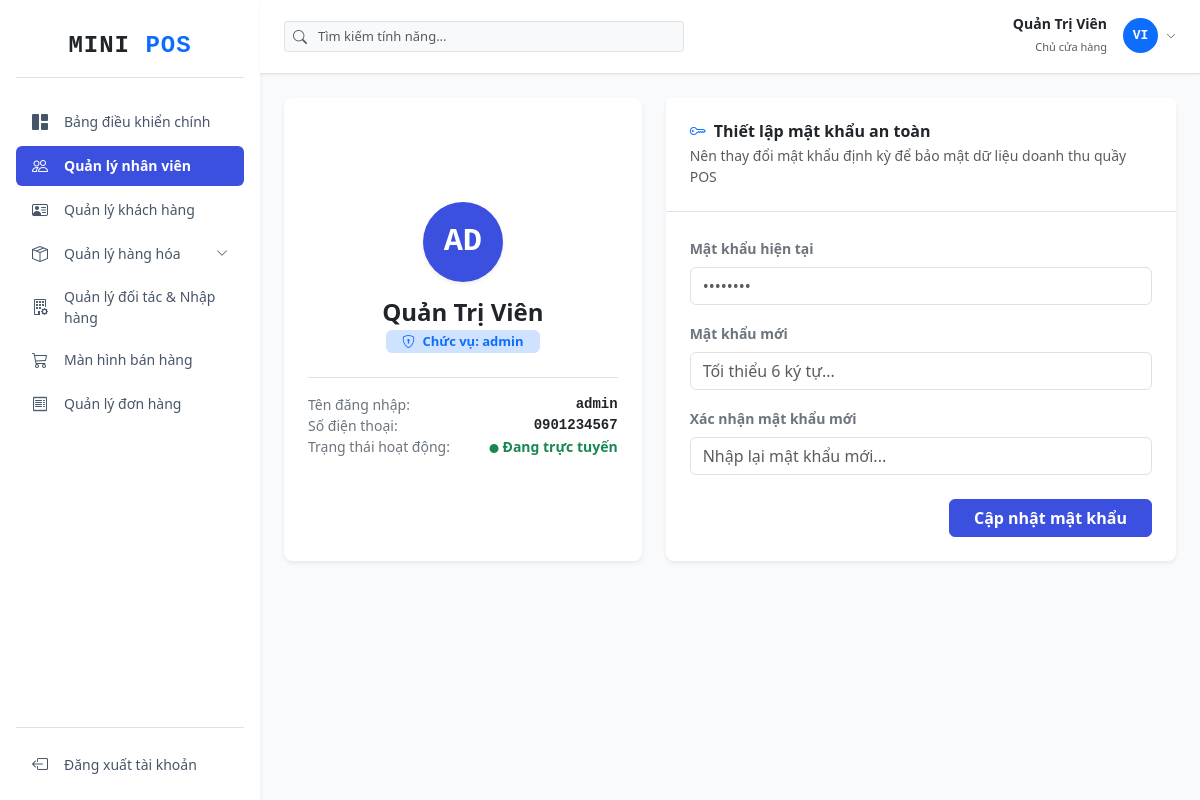
/user/profile (signed in), run on the app's committed database.
### tables this page shows
CREATE TABLE `users` (
  `id` int NOT NULL AUTO_INCREMENT,
  `user_code` varchar(20) NOT NULL,
  `username` varchar(50) NOT NULL,
  `password` varchar(255) NOT NULL,
  `full_name` varchar(100) NOT NULL,
  `email` varchar(100) NOT NULL,
  `phone` varchar(15) DEFAULT NULL,
  `avatar` varchar(255) DEFAULT NULL,
  `gender` enum('male','female','other') DEFAULT 'other',
  `date_of_birth` date DEFAULT NULL,
  `address` text,
  `role_id` int DEFAULT NULL,
  `status` tinyint NOT NULL DEFAULT '1',
  `note` text,
  `created_at` timestamp NULL DEFAULT CURRENT_TIMESTAMP,
  `updated_at` timestamp NULL DEFAULT CURRENT_TIMESTAMP ON UPDATE CURRENT_TIMESTAMP,
  PRIMARY KEY (`id`),
  UNIQUE KEY `user_code` (`user_code`),
  UNIQUE KEY `username` (`username`),
  UNIQUE KEY `email` (`email`),
  KEY `fk_users_roles` (`role_id`),
  CONSTRAINT `fk_users_roles` FOREIGN KEY (`role_id`) REFERENCES `roles` (`id`) ON DELETE RESTRICT ON UPDATE CASCADE
);

CREATE TABLE `roles` (
  `id` int NOT NULL AUTO_INCREMENT,
  `role_name` varchar(50) NOT NULL,
  `description` text,
  `created_at` timestamp NULL DEFAULT CURRENT_TIMESTAMP,
  `updated_at` timestamp NULL DEFAULT CURRENT_TIMESTAMP ON UPDATE CURRENT_TIMESTAMP,
  PRIMARY KEY (`id`),
  UNIQUE KEY `role_name` (`role_name`)
);

### controllers/UserController.php (called while the page is built, shortened)
<?php
require_once 'models/UserModel.php';
class UserController
{
    private $userModel;
    public function __construct()
    {
        $database = new Database();
        $this->db = $database->getConnection();
        $this->userModel = new UserModel($this->db);
    }
    public function profile()
    {
        $user_id = $_SESSION['user_id'];
        $user = $this->userModel->getUserProfileData($user_id);
        require_once 'views/users/profile.php';
    }
}

### models/UserModel.php (called while the page is built, shortened)
<?php
class UserModel
{
    private $conn;
    public function __construct($db)
    {
        $this->conn = $db;
    }
    public function getUserProfileData($user_id)
    {
        $query = "SELECT u.*, r.role_name
                  FROM users u
                  LEFT JOIN roles r ON u.role_id = r.id
                  WHERE u.id = :id";
        $stmt = $this->conn->prepare($query);
        $stmt->bindParam(':id', $user_id, PDO::PARAM_INT);
        $stmt->execute();
        return $stmt->fetch(PDO::FETCH_ASSOC);
    }
}

### config/database.php (called while the page is built, shortened)
<?php
class Database
{
    private $host = DB_HOST;
    private $port = DB_PORT;
    private $db_name = DB_NAME;
    private $username = DB_USER;
    private $password = DB_PASS;
    public function getConnection()
    {
        $this->conn = null;
        try {
            $this->conn = new PDO("mysql:host=" . $this->host . ";port=" . $this->port . ";dbname=" . $this->db_name, $this->username, $this->password);
            $this->conn->setAttribute(PDO::ATTR_ERRMODE, PDO::ERRMODE_EXCEPTION);
            $this->conn->exec("set names utf8");
        } catch (PDOException $exception) {
            echo "Connection error: " . $exception->getMessage();
        }
        return $this->conn;
    }
}

### views/users/profile.php (the view, shortened to what this page needs)
<?php require_once 'views/layout/header.php'; ?>
<div class="row g-4">
    <div class="col-md-5">
        <div class="card border-0 shadow-sm rounded-3 bg-white h-100">
            <div class="card-body p-4 text-center d-flex flex-column align-items-center justify-content-center">
                <div class="rounded-circle bg-primary text-white d-flex align-items-center justify-content-center mb-3 fw-bold font-monospace shadow-sm" style="width: 80px; height: 80px; font-size: 32px; background-color: #3c50e0 !important;">
                    <?php
                    $display_name = isset($user['username']) ? $user['username'] : (isset($_SESSION['username']) ? $_SESSION['username'] : 'US');
                    echo strtoupper(substr($display_name, 0, 2));
                    ?>
                </div>
                <h4 class="fw-bold text-dark mb-1">
                    <?php echo htmlspecialchars(isset($user['full_name']) ? $user['full_name'] : (isset($user['username']) ? $user['username'] : 'Người dùng')); ?>
                </h4>
                <span class="badge bg-primary-subtle text-primary px-3 py-1.5 fw-semibold mb-4" style="font-size: 13px;">
                    <i class="bi bi-shield-lock me-1"></i> Chức vụ: <?php echo htmlspecialchars(isset($user['role_name']) ? $user['role_name'] : 'Nhân viên'); ?>
                </span>
                <div class="w-100 text-start border-top pt-3 small text-secondary">
                    <div class="mb-2.5 d-flex justify-content-between">
                        <span>Tên đăng nhập:</span>
                        <strong class="text-dark font-monospace">
                            <?php echo htmlspecialchars(isset($user['username']) ? $user['username'] : '---'); ?>
                        </strong>
                    </div>
                    <div class="mb-2.5 d-flex justify-content-between">
                        <span>Số điện thoại:</span>
                        <strong class="text-dark font-monospace">
                            <?php echo htmlspecialchars(isset($user['phone']) ? $user['phone'] : '---'); ?>
                        </strong>
                    </div>
                    <div class="mb-0 d-flex justify-content-between">
                        <span>Trạng thái hoạt động:</span>
                        <span class="text-success fw-bold"><i class="bi bi-circle-fill font-monospace me-1" style="font-size:9px;"></i>Đang trực tuyến</span>
                    </div>
                </div>
            </div>
        </div>
    </div>
    <div class="col-md-7">
        <div class="card border-0 shadow-sm rounded-3 bg-white h-100">
            <div class="card-header bg-white border-bottom p-4">
                <h5 class="fw-bold text-dark mb-1" style="font-size: 16px;"><i class="bi bi-key text-primary me-1"></i> Thiết lập mật khẩu an toàn</h5>
                <p class="text-muted small mb-0">Nên thay đổi mật khẩu định kỳ để bảo mật dữ liệu doanh thu quầy POS</p>
            </div>
            <div class="card-body p-4">
                <form id="changePasswordForm" novalidate>
                    <div class="mb-3">
                        <label class="form-label small fw-semibold text-secondary">Mật khẩu hiện tại</label>
                        <input type="password" class="form-control" name="current_password" required placeholder="••••••••">
                    </div>
                    <div class="mb-3">
                        <label class="form-label small fw-semibold text-secondary">Mật khẩu mới</label>
                        <input type="password" class="form-control" name="new_password" required placeholder="Tối thiểu 6 ký tự...">
                    </div>
                    <div class="mb-4">
                        <label class="form-label small fw-semibold text-secondary">Xác nhận mật khẩu mới</label>
                        <input type="password" class="form-control" name="confirm_password" required placeholder="Nhập lại mật khẩu mới...">
                    </div>
                    <div class="text-end">
                        <button type="submit" class="btn btn-primary fw-semibold px-4 shadow-none" id="btnSubmitChangePass" style="background-color: #3c50e0; border-color: #3c50e0;">
                            Cập nhật mật khẩu
                        </button>
                    </div>
                </form>
            </div>
        </div>
    </div>
</div>
<?php require_once 'views/layout/footer.php'; ?>

### views/layout/header.php (style rules this page uses)
body { background-color: #f1f5f9; font-family: 'Segoe UI', system-ui, sans-serif; }

### data on the page
users: username "AD", full_name "Quản Trị Viên", role.role_name "admin", username "admin", phone "0901234567"

### other printed values
$_SESSION['full_name'] "Quản Trị Viên"
substr(end($words), 0, 2) "VI"
